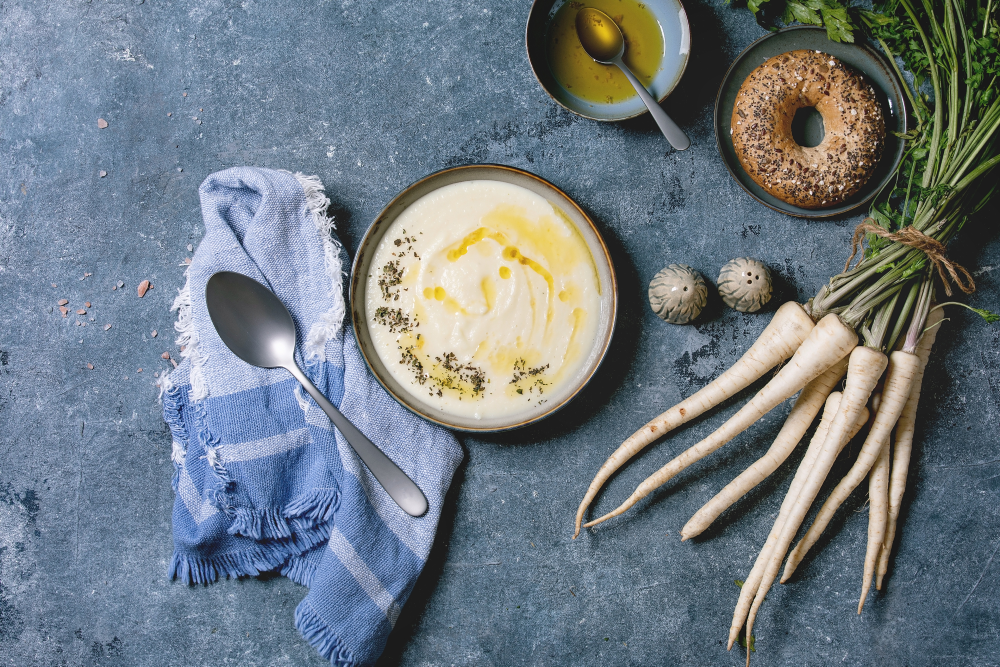
#> input picture images/sample1.jpg, 2000 x 1333 px (shown at 1/2 size)
$ jupyter execute --allow-errors 'image processing basics day 2.ipynb'
#> lines starting #> are read from the running program, lines starting #| are printed output that depends on the picture; after the words box and inside, x2 and y2 are one past the last pixel; in counts of white or black regions, pixels touching at a corner belong together
# OpenCV basics

[cell 1]
import cv2
import numpy as np
import matplotlib.pyplot as plt

[cell 2]
cv2.__version__

[cell 3]
image = cv2.imread('images/sample1.jpg')
#> image is the input picture: shape (1333, 2000, 3); mean B, G, R 129.9, 122.4, 112.2
image.size #shows the total pixels of an image
#> Out = 7998000

[cell 4]
image #stores image as an array of pixels

[cell 5]
plt.imshow(image)  #Shows BGR form of image, not original (need to convert to RGB for that)

[cell 6]
#convert to rgb image (i.e. original RGB)
rgb_img = cv2.cvtColor(image, cv2.COLOR_BGR2RGB)
plt.imshow(rgb_img)

[cell 7]
rand_img = np.random.randint(0,255, (100,100,3))
rand_img_gray = np.random.randint(0,255,(100,100)) #remove the 3 as grayscale lacks this

[cell 8]
plt.imshow(rand_img)
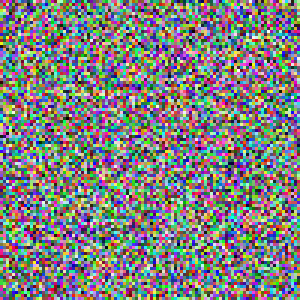
#> shown: shape (100, 100, 3) (shown 3 times larger); mean R, G, B 127.2, 127.5, 126.8

[cell 9]
plt.imshow(rand_img_gray)  #without the value of red from RGB

[cell 10]
plt.imshow(rand_img_gray, cmap = 'gray') #grayscale

[cell 11]
black = np.ones((100,100)) #both (0,0) and (100,100) gives same image as shown below
plt.imshow(black)
plt.imshow(black, cmap ='gray')

[cell 12]
black = np.repeat(255,100*100).reshape(100,100)/255

[cell 13]
plt.imshow(black, cmap='gray', vmax=255, vmin=0)

[cell 14]
white = np.repeat(255, 100*100).reshape(100,100)/255
plt.imshow(white, cmap='gray', vmax=1, vmin=0)

[cell 15]
edited = 1*image + 50  # g(x) = c*image + b; c = contrast, b = brightness
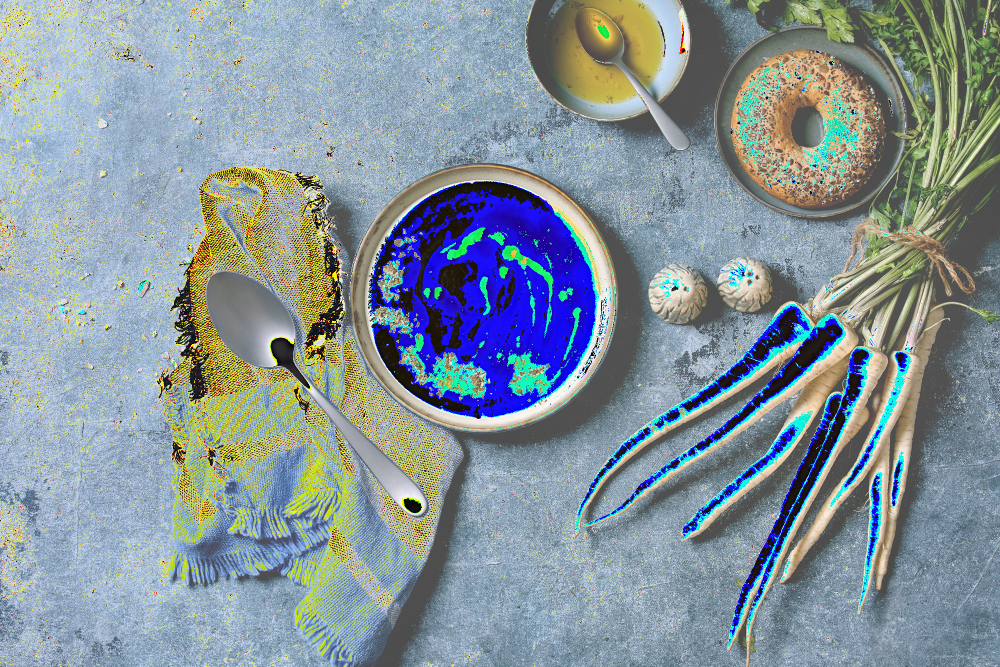
#> edited: shape (1333, 2000, 3) (shown at 1/2 size); mean B, G, R 155.9, 148, 133.6
plt.imshow(edited)

[cell 16]
plt.imshow(image[:,:,2])  #shows specific channel of image
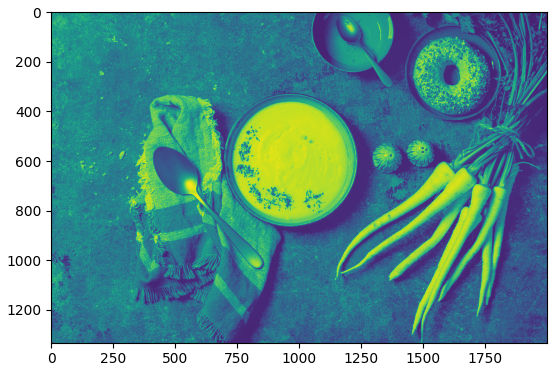
#> figure drawn by matplotlib, 1 panel

[cell 17]
gray = cv2.cvtColor(image, cv2.COLOR_BGR2GRAY)
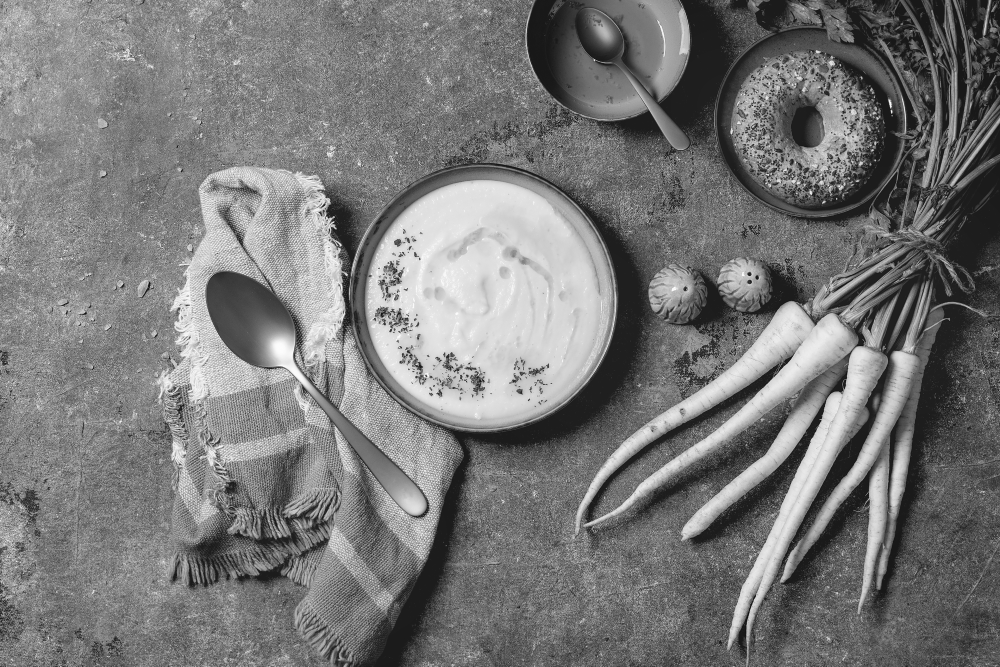
#> gray: shape (1333, 2000) (shown at 1/2 size); min 0, max 255, mean 120.2
gray = cv2.resize(gray, (10,10))

fig = plt.figure(figsize=(20,20))
ax = fig.add_subplot(111)

r = 0

for rows in gray:
    c = 0
    for pixel in rows:
        ax.annotate(pixel, xy = (r,c))
        c+=1 #c=c+1
    r+=1
#> this loop made 10 passes
#> rows on passes 1 to 10: [144, 157, 139, 115, 105, 31, 120, 87, 88, 98], [174, 119, 117, 136, 128, 110, 122, 202, 132, 128], [129, 135, 163, 106, 114, 104, 95, 147, 105, 103], [136, 140, 211, 37, 222, 209, 75, 133, 74, 47], [160, 153, 73, 94, 208, 202, 163, 101, 33, 31], [172, 135, 176, 205, 102, 207, 74, 222, 212, 34], [156, 51, 168, 115, 96, 29, 211, 87, 97, 61], [118, 124, 74, 107, 27, 131, 51, 33, 58, 99], [107, 154, 134, 184, 64, 128, 89, 96, 99, 91], [113, 122, 135, 83, 110, 128, 72, 127, 85, 64]
#> after the loop, r = 10
ax.imshow(gray)
plt.show()
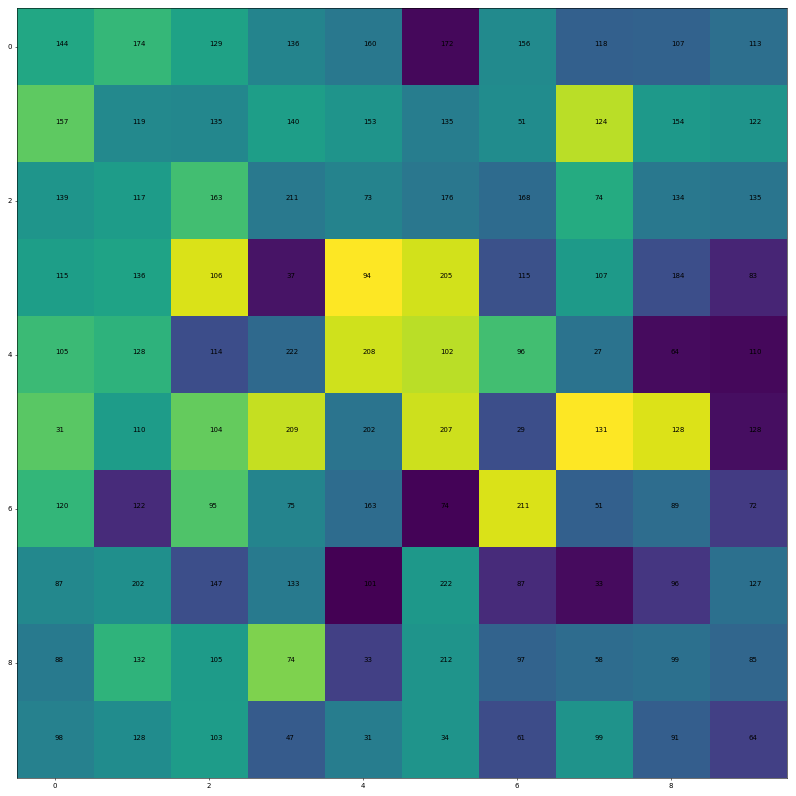
#> figure drawn by matplotlib, 1 panel

[cell 18]
plt.imshow(image.T.reshape(-1,1000,3))  # verify if right or wrong
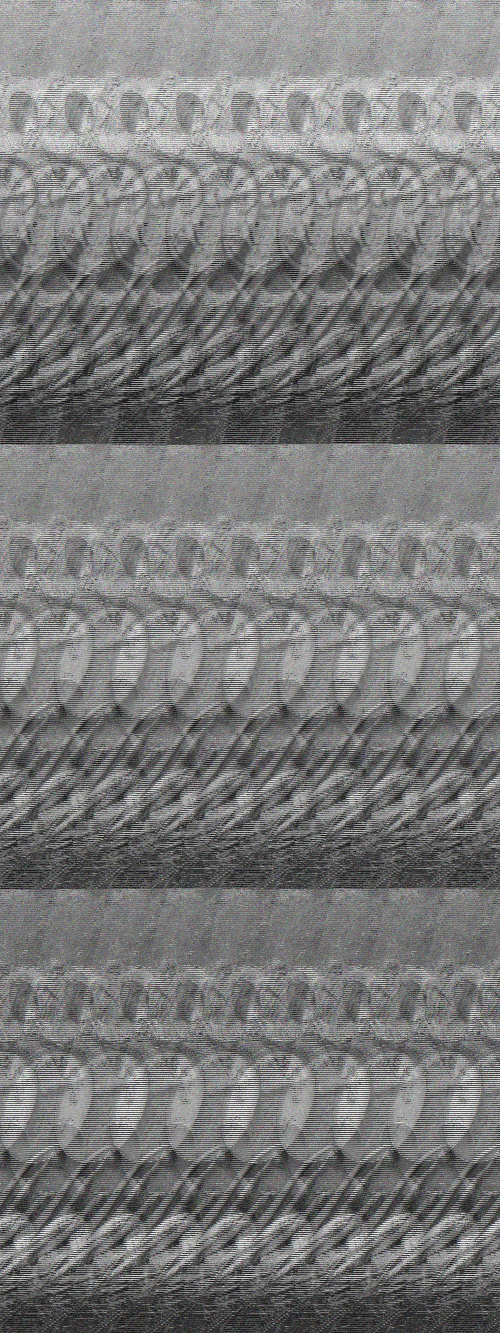
#> shown: shape (2666, 1000, 3) (shown at 1/2 size); mean R, G, B 121.5, 121.5, 121.5

[cell 19]
# edge detection using filters (kernels)

#sobel_x for horizontal line, sobel_y for vertical line
sobel_x = np.array([[-1,2,-1],
                    [0,0,0],
                    [-1,2,-1]])
sobel_y = sobel_x.T

edge_kernel = np.array([[0,1,0],
                        [1,-4,1],
                        [0,1,0]])

sharpen_kernel = np.array([[0,-1,0],
                        [-1,5,-1],
                        [0,1,0]])

gaussian_blur = np.array([[1/16,2/16,1/16],
                        [2/16,4/16,2/16],
                        [1/16,2/16,1/16]])

[cell 20]
# showing sobel filtered image of sample images
coin = cv2.imread('images/coin.png',0)
#plt.imshow(coin)

filtered_img = cv2.filter2D(image, -1, sobel_x)
plt.imshow(filtered_img)
plt.show()

filtered_img = cv2.filter2D(image, -1, sobel_y)
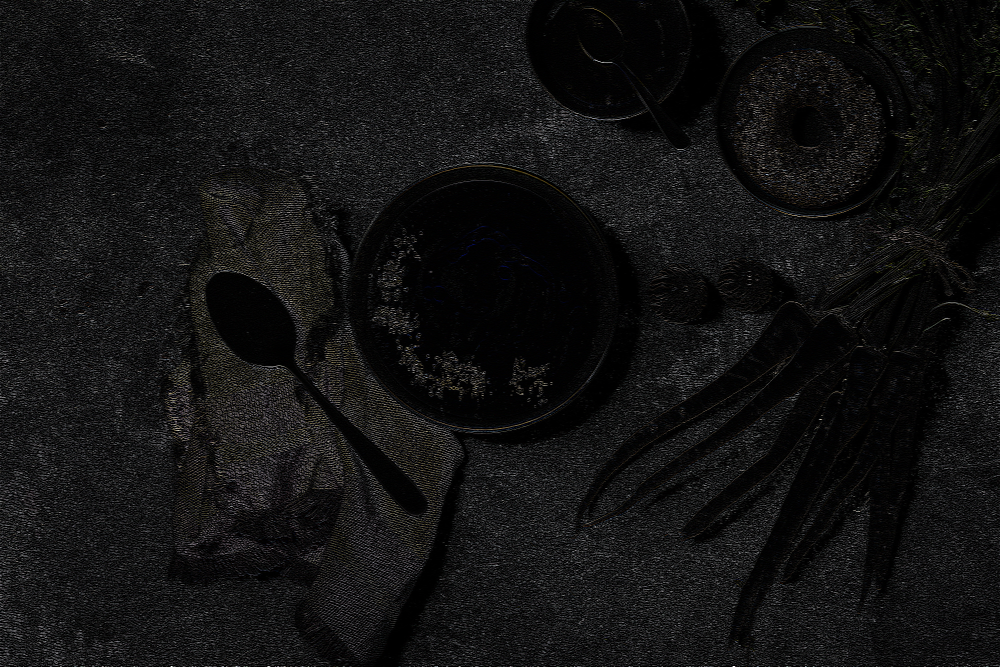
#> filtered_img: shape (1333, 2000, 3) (shown at 1/2 size); mean B, G, R 18.2, 18.1, 18.2
plt.imshow(filtered_img)
plt.show()

#> (the rest of this cell did not finish here and is left out)

[cell 21]
#Using sobel filtering on chessboard.
chessboard = cv2.imread('images/chessboard.png')
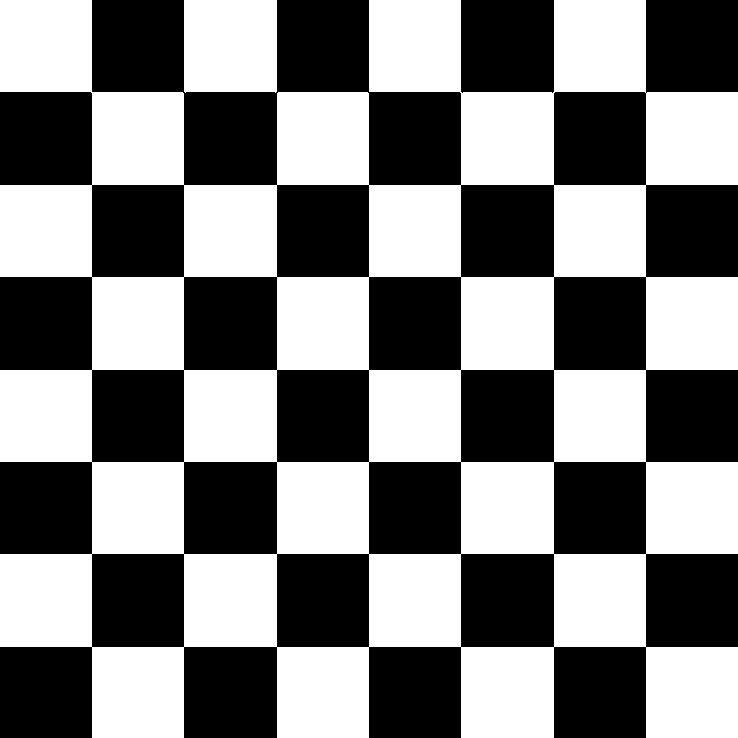
#> input picture images/chessboard.png, 738 x 738 px
#> chessboard is the input picture: shape (738, 738, 3); 50% white; 2 white regions, box (x1, y1, x2, y2) and area: (0, 0, 738, 738) 263764, (184, 0, 277, 93) 8558
plt.imshow(chessboard)

[cell 22]
filtered_chessboard_x = cv2.filter2D(chessboard, -1, sobel_x)
#> filtered_chessboard_x: shape (738, 738, 3); 0.93% white in thin lines or dots, all inside (x1, y1, x2, y2) = (91, 0, 648, 738)
plt.imshow(filtered_chessboard_x)
plt.show()

filtered_chessboard_y = cv2.filter2D(chessboard, -1, sobel_y)
#> filtered_chessboard_y: shape (738, 738, 3); 0.93% white in thin lines or dots, all inside (x1, y1, x2, y2) = (0, 91, 738, 648)
plt.imshow(filtered_chessboard_y)
plt.show()

[cell 23]
#testing custom filters
custom_filter = np.array([[2,-1,0],
                         [-1,0,-1],
                         [0,-1,2]])
filtered = cv2.filter2D(chessboard, -1, custom_filter)
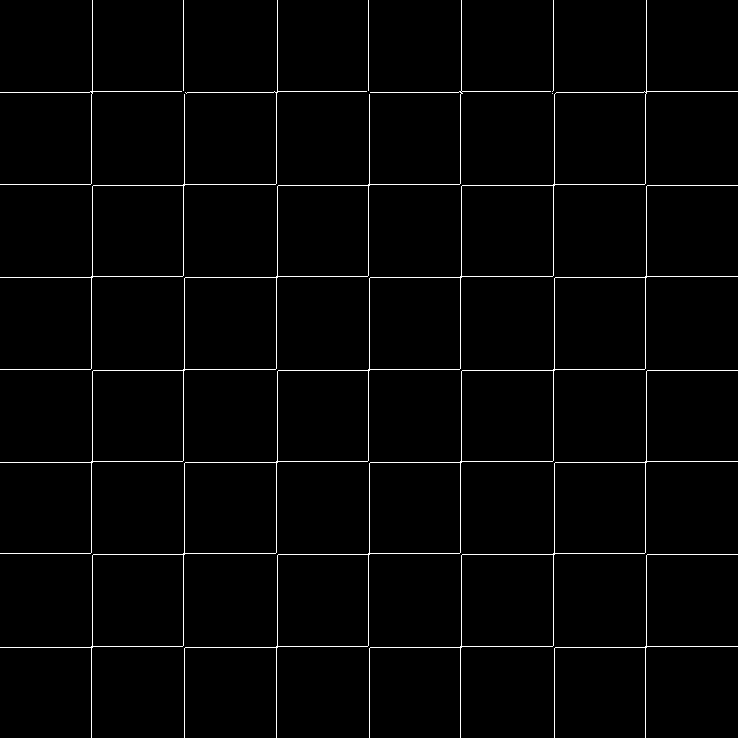
#> filtered: shape (738, 738, 3); 1.9% white in thin lines or dots
plt.imshow(filtered)
